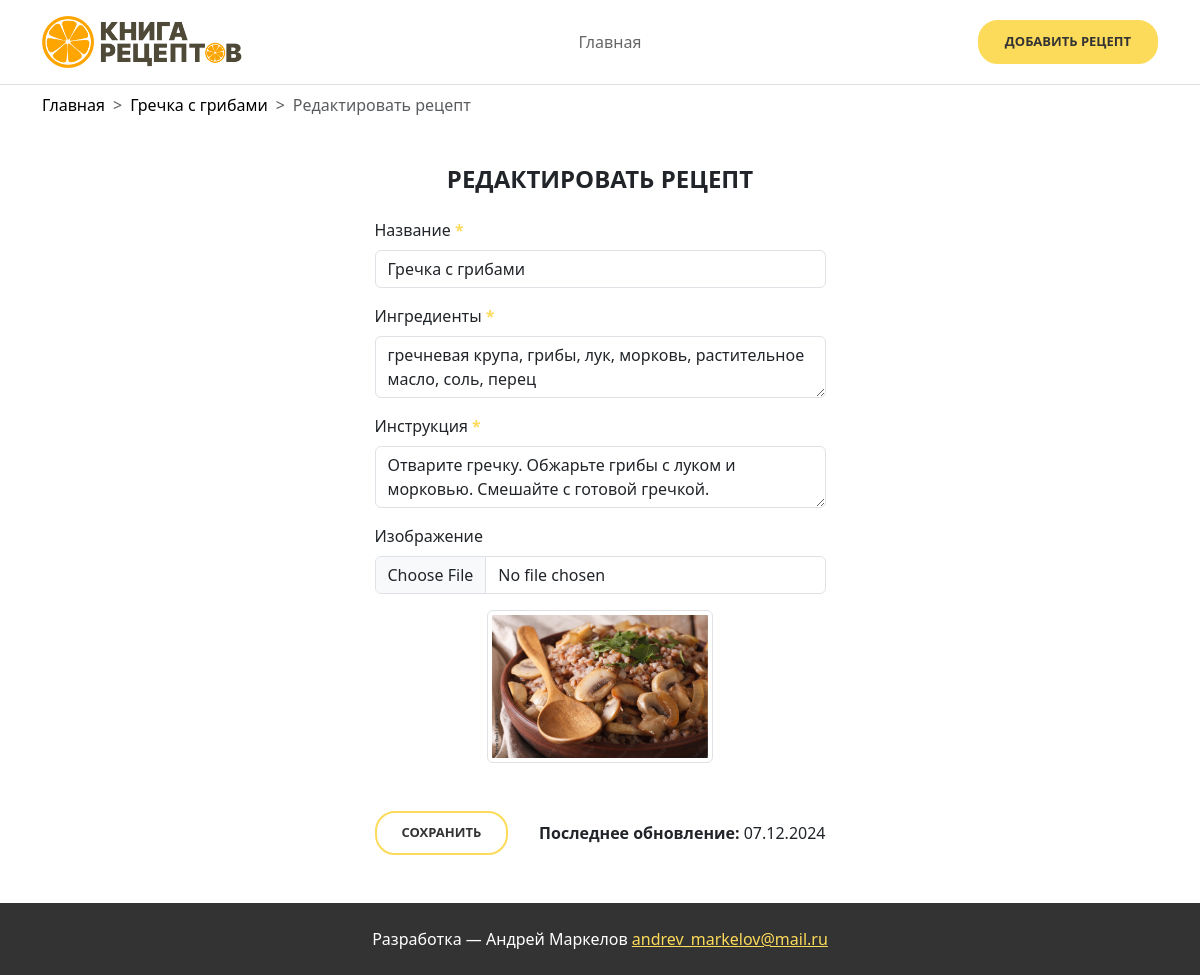
Page /recipe/grechka-s-gribami/edit on the committed database.
### tables this page shows
CREATE TABLE `recipes` (
  `id` int NOT NULL,
  `title` varchar(255) NOT NULL,
  `slug` varchar(255) NOT NULL,
  `ingredients` text NOT NULL,
  `instructions` text NOT NULL,
  `image_path` varchar(255) DEFAULT NULL,
  `created_at` timestamp NULL DEFAULT CURRENT_TIMESTAMP,
  `updated_at` timestamp NULL DEFAULT CURRENT_TIMESTAMP ON UPDATE CURRENT_TIMESTAMP
);

### app/Controllers/RecipeController.php (called while the page is built, shortened)
<?php
require_once __DIR__ . '/../Models/Recipe.php';
class RecipeController
{
    public function edit(string $slug): void
    {
        $recipe = Recipe::findBySlug($slug);
        include __DIR__ . '/../Views/recipes/edit.php';
    }
}

### routes/web.php (called while the page is built, shortened)
<?php
require_once __DIR__ . '/../app/Controllers/RecipeController.php';
return [
    '/' => function () {
        $controller = new RecipeController();
        $controller->index();
    },
    '/recipe/create' => function () {
        $controller = new RecipeController();
        $controller->create();
    },
    '/recipe/store' => function () {
        $controller = new RecipeController();
        $controller->store();
    },
    '/recipe/{slug}' => function ($slug) {
        $controller = new RecipeController();
        $controller->show($slug);
    },
    '/recipe/{slug}/edit' => function ($slug) {
        $controller = new RecipeController();
        $controller->edit($slug);
    },
    '/recipe/{slug}/update' => function ($slug) {
        $controller = new RecipeController();
        $controller->update($slug);
    },
    '/recipe/{slug}/delete' => function ($slug) {
        $controller = new RecipeController();
        $controller->delete($slug);
    },
    '/recipes' => function () {
        $controller = new RecipeController();
        $controller->filter();
    },
];

### app/Models/Recipe.php (called while the page is built, shortened)
<?php
class Recipe
{
    public static function findBySlug(string $slug): ?array
    {
        $db = self::getDB();
        $stmt = $db->prepare('SELECT * FROM recipes WHERE slug = :slug');
        $stmt->execute([':slug' => $slug]);
        $recipe = $stmt->fetch(PDO::FETCH_ASSOC);
        return $recipe ?: null;
    }
    private static function getDB(): PDO
    {
        $config = include __DIR__ . '/../../config/database.php';
        $dsn = "mysql:host={$config['host']};port={$config['port']};dbname={$config['database']};charset={$config['charset']}";
        return new PDO($dsn, $config['username'], $config['password']);
    }
}

### app/Views/recipes/edit.php (the view, shortened to what this page needs)
<div class="container pt-2 pb-5">
    <nav style="--bs-breadcrumb-divider: '>';" aria-label="breadcrumb" class="mb-5">
        <ol class="breadcrumb">
            <li class="breadcrumb-item"><a href="/" class="text-black">Главная</a></li>
            <li class="breadcrumb-item"><a href="/recipe/<?php echo htmlspecialchars($recipe['slug']); ?>" class="text-black"><?php echo htmlspecialchars($recipe['title']); ?></a></li>
            <li class="breadcrumb-item active" aria-current="page">Редактировать рецепт</li>
        </ol>
    </nav>
    <div class="row justify-content-center">
        <div class="col-md-5">
            <h1 class="text-center h4 fw-bold mb-4 text-uppercase">Редактировать рецепт</h1>
            <form id="editRecipeForm" method="POST" action="/recipe/<?php echo htmlspecialchars($recipe['slug']); ?>/update" enctype="multipart/form-data">
                <div class="mb-3">
                    <label for="title" class="form-label">Название <span class="required-field">*</span></label>
                    <input type="text" class="form-control" id="title" name="title" minlength="3" maxlength="255" value="<?php echo htmlspecialchars($recipe['title']); ?>" required>
                </div>
                <div class="mb-3">
                    <label for="ingredients" class="form-label">Ингредиенты <span class="required-field">*</span></label>
                    <textarea class="form-control" name="ingredients" id="ingredients" minlength="10"><?php echo htmlspecialchars($recipe['ingredients']); ?></textarea>
                </div>
                <div class="mb-3">
                    <label for="instructions" class="form-label">Инструкция <span class="required-field">*</span></label>
                    <textarea class="form-control" name="instructions" id="instructions" minlength="10" required><?php echo htmlspecialchars($recipe['instructions']); ?></textarea>
                </div>
                <div class="mb-3">
                    <label for="image" class="form-label">Изображение</label>
                    <input class="form-control" type="file" id="image" name="image">
                    <img src="/public/assets/images/recipe-images/<?php echo htmlspecialchars($recipe['image_path']); ?>" alt="<?php echo htmlspecialchars($recipe['title']); ?>" class="d-block m-auto img-thumbnail w-50 mt-3">
                </div>
                <div class="d-flex justify-content-between align-items-center flex-wrap gap-3 mt-5">
                    <button type="submit" class="btn-default">Сохранить</button>
                    <p class="text-center mb-0"><strong>Последнее обновление:</strong> <?php echo date('d.m.Y', strtotime($recipe['updated_at'])); ?></p>
                </div>
            </form>
        </div>
    </div>
</div>
<?php $content = ob_get_clean();
include __DIR__ . '/../layouts/app.php'; ?>

### public/index.php (shortened to what this page needs)
<?php
require_once __DIR__ . '/../app/Controllers/RecipeController.php';
$routes = require_once __DIR__ . '/../routes/web.php';
$requestUri = strtok($_SERVER['REQUEST_URI'], '?');
if (array_key_exists($requestUri, $routes)) {
    $routeMatched = true;
    $routes[$requestUri]();
} else {
    foreach ($routes as $route => $handler) {
        $pattern = preg_replace('/\{([a-zA-Z0-9_]+)\}/', '([^/]+)', $route);
        $pattern = "#^" . $pattern . "$#";
        if (preg_match($pattern, $requestUri, $matches)) {
            array_shift($matches);
            $handler(...$matches);
            break;
        }
    }
}

### app/Views/layouts/header.php
<header class="header border-bottom">
    <div class="container py-3">
        <div class="d-flex justify-content-between align-items-center header-content">
            <a href="/" class="header-logo">
                <img src="/public/assets/images/logo.png" alt="Книга рецептов">
            </a>
            <nav class="header-nav">
                <ul class="list-unstyled mb-0">
                    <li><a href="/">Главная</a></li>
                </ul>
            </nav>
            <a href="/recipe/create" class="btn-header">Добавить рецепт</a>
        </div>
    </div>
</header>

### app/Views/layouts/footer.php
<footer class="footer">
    <div class="container py-4">
        <p class="text-center mb-0">Разработка — Андрей Маркелов <a href="mailto:andrev_markelov@mail.ru">andrev_markelov@mail.ru</a></p>
    </div>
</footer>

### public/assets/css/styles.css (style rules this page uses)
:root { --white: #ffffff; --sunshine: #fcdb5a; --gray-medium: #666666; --gray-dark: #333333; }
a { text-decoration: none; display: inline-block; }
.btn-default { border-radius: 20px; font-weight: 700; padding: 10px 25px; font-size: 13px; color: var(--gray-dark); border: 2px solid var(--sunshine); background-color: transparent; text-transform: uppercase; transition: 0.3s all; }
.header-logo img { width: 200px; height: auto; }
.header-nav a { position: relative; color: var(--gray-medium); }
.header-nav a:after { position: absolute; display: block; content: ''; width: 0; height: 2px; background-color: var(--sunshine); transition: 0.3s all; }
.btn-header { font-size: 13px; font-weight: 700; padding: 10px 25px; border-radius: 20px; color: var(--gray-dark); text-transform: uppercase; border: 2px solid var(--sunshine); background-color: var(--sunshine); transition: 0.3s all; }
.required-field { font-weight: bold; color: var(--sunshine); }
.footer { color: var(--white); background-color: var(--gray-dark); }
.footer a { color: var(--sunshine); text-decoration: underline; }

### rows in the picture
recipes: title "Гречка с грибами", ingredients "гречневая крупа, грибы, лук, морковь, растительное масло, соль, перец", instructions "Отварите гречку. Обжарьте грибы с луком и морковью. Смешайте с готовой гречкой.", image_path (picture), updated_at "07.12.2024"
